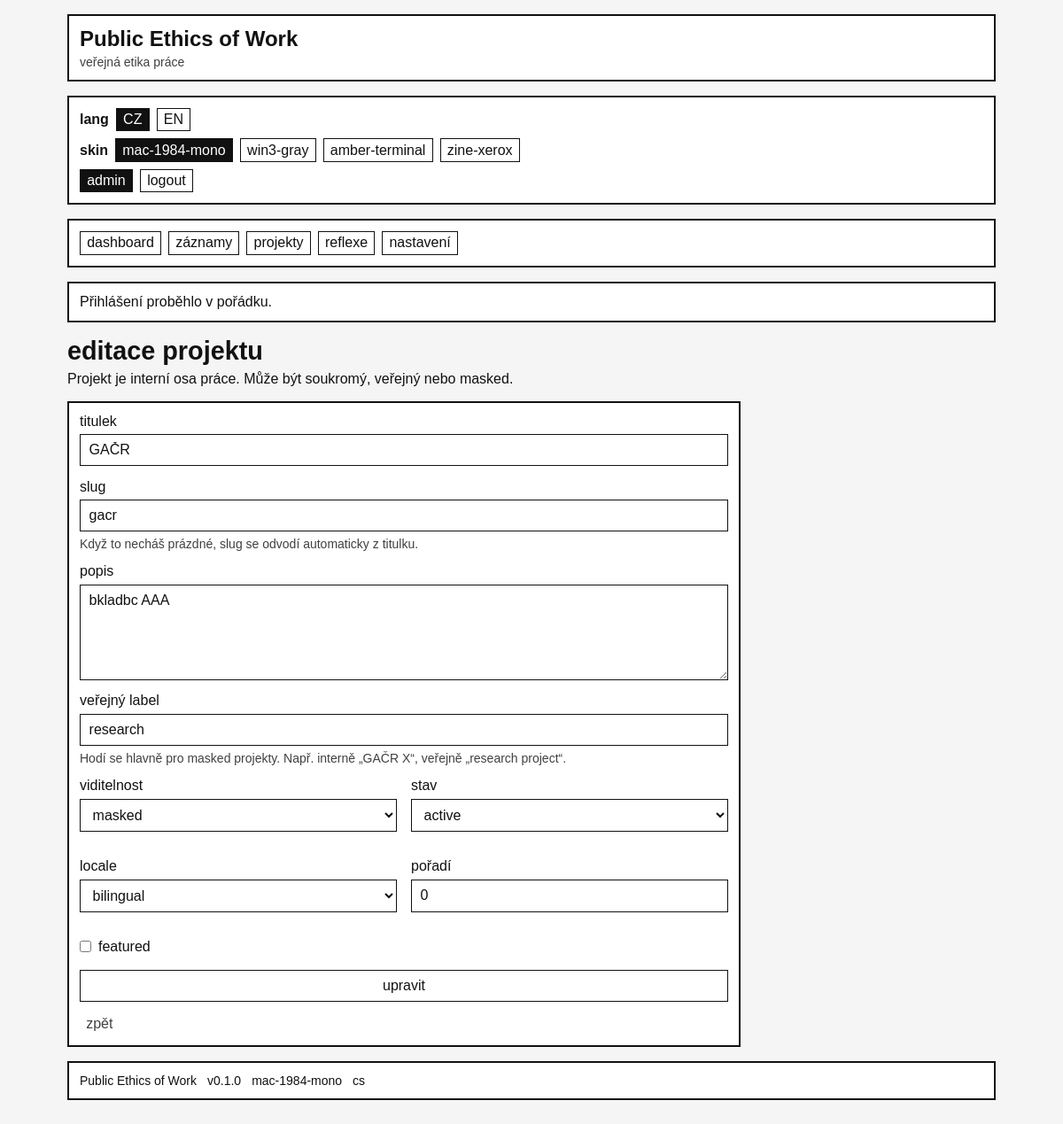
/admin/project/1/edit (signed in), run on the app's committed database.
### tables this page shows
CREATE TABLE projects (
    id INTEGER PRIMARY KEY AUTOINCREMENT,
    title VARCHAR(255) NOT NULL,
    slug VARCHAR(255) NOT NULL UNIQUE,
    description TEXT,
    public_label VARCHAR(255),
    visibility VARCHAR(20) NOT NULL DEFAULT 'private'
        CHECK (visibility IN ('private', 'public', 'masked')),
    status VARCHAR(20) NOT NULL DEFAULT 'active'
        CHECK (status IN ('active', 'paused', 'archived', 'completed')),
    locale VARCHAR(20) NOT NULL DEFAULT 'cs'
        CHECK (locale IN ('cs', 'en', 'bilingual')),
    is_featured INTEGER NOT NULL DEFAULT 0
        CHECK (is_featured IN (0, 1)),
    sort_order INTEGER NOT NULL DEFAULT 0,
    created_at DATETIME NOT NULL DEFAULT CURRENT_TIMESTAMP,
    updated_at DATETIME NOT NULL DEFAULT CURRENT_TIMESTAMP
);

### app/Core/View.php (called while the page is built, shortened)
<?php
class View
{
    public static function render(string $view, array $data = [], string|false $layout = 'layout'): void
    {
        $viewFile = views_path($view . '.php');
        $content = self::capture($viewFile, $data);
    }
    protected static function capture(string $file, array $data = []): string
    {
        extract($data, EXTR_SKIP);
        require $file;
        return (string) ob_get_clean();
    }
}

### app/Controllers/ProjectController.php (called while the page is built, shortened)
<?php
class ProjectController
{
    public static function edit(array $params): void
    {
        $project = self::findProject((int) ($params['id'] ?? 0));
        View::render('admin/projects/form', [
            'page_title' => t('page.admin_project_edit_title'),
            'mode' => 'edit',
            'project' => $project,
            'visibility_options' => self::visibilityOptions(),
            'status_options' => self::statusOptions(),
            'locale_options' => self::localeOptions(),
        ]);
    }
    protected static function findProject(int $id): ?array
    {
        return DB::selectOne(
            'SELECT * FROM projects WHERE id = :id LIMIT 1',
            ['id' => $id]
        );
    }
    protected static function visibilityOptions(): array
    {
        return [
            'private' => 'private',
            'public' => 'public',
            'masked' => 'masked',
        ];
    }
    protected static function statusOptions(): array
    {
        return [
            'active' => 'active',
            'paused' => 'paused',
            'archived' => 'archived',
            'completed' => 'completed',
        ];
    }
    protected static function localeOptions(): array
    {
        return [
            'cs' => 'cs',
            'en' => 'en',
            'bilingual' => 'bilingual',
        ];
    }
}

### public/index.php (called while the page is built, shortened)
<?php
require_once dirname(__DIR__) . '/app/Helpers/helpers.php';
spl_autoload_register(function (string $class): void {
    $prefix = 'App\\';
    $relativeClass = substr($class, strlen($prefix));
    $file = app_path(str_replace('\\', DIRECTORY_SEPARATOR, $relativeClass) . '.php');
});
Router::dispatch();

### app/Helpers/helpers.php (called while the page is built, shortened)
<?php
if (!function_exists('data_get')) {
    function data_get(array $array, ?string $key, mixed $default = null): mixed
    {
        $segments = explode('.', $key);
        $value = $array;
        foreach ($segments as $segment) {
            $value = $value[$segment];
        }
        return $value;
    }
}
if (!function_exists('base_path')) {
    function base_path(string $path = ''): string
    {
        $base = dirname(__DIR__, 2);
        return $path ? $base . DIRECTORY_SEPARATOR . ltrim($path, DIRECTORY_SEPARATOR) : $base;
    }
}
if (!function_exists('app_path')) {
    function app_path(string $path = ''): string
    {
        return base_path('app' . ($path ? DIRECTORY_SEPARATOR . $path : ''));
    }
}
if (!function_exists('config')) {
    function config(?string $key = null, mixed $default = null): mixed
    {
        $config = App::get('config', []);
        return data_get($config, $key, $default);
    }
}
if (!function_exists('t')) {
    function t(string $key, ?string $fallback = null): string
    {
        return Lang::get($key, $fallback);
    }
}
if (!function_exists('e')) {
    function e(?string $value): string
    {
        return htmlspecialchars((string) $value, ENT_QUOTES, 'UTF-8');
    }
}
if (!function_exists('base_url')) {
    function base_url(string $path = ''): string
    {
        $base = rtrim(str_replace('\\', '/', dirname($_SERVER['SCRIPT_NAME'] ?? '')), '/');
        if ($path === '') {
            return $base ?: '/';
        }
        if (str_starts_with($path, '?')) {
            return ($base ?: '') . '/' . ltrim($path, '/');
        }
        return ($base ?: '') . '/' . ltrim($path, '/');
    }
}
if (!function_exists('url')) {
    function url(string $path = ''): string
    {
        return base_url($path);
    }
}
if (!function_exists('routes')) {
    function routes(): array
    {
        return config('routes', []);
    }
}
if (!function_exists('find_route')) {
    function find_route(string $name): ?array
    {
        foreach (routes() as $route) {
            if (($route['name'] ?? null) === $name) {
                return $route;
            }
        }
        return null;
    }
}
if (!function_exists('route_url')) {
    function route_url(string $name, array $params = []): string
    {
        $route = find_route($name);
        $path = $route['path'];
        $path = preg_replace_callback(
            '#\{([a-zA-Z_][a-zA-Z0-9_]*)\}#',
            static function (array $matches) use ($params) {
                $key = $matches[1];
                return isset($params[$key]) ? rawurlencode((string) $params[$key]) : $matches[0];
            },
            $path
        );
        return url(ltrim($path, '/'));
    }
}
if (!function_exists('old')) {
    function old(string $key, mixed $default = ''): mixed
    {
        return $_SESSION['_old'][$key] ?? $default;
    }
}

### app/Core/App.php (called while the page is built, shortened)
<?php
class App
{
    protected static array $store = [];
    public static function set(string $key, mixed $value): void
    {
        self::$store[$key] = $value;
    }
    public static function get(string $key, mixed $default = null): mixed
    {
        return self::$store[$key] ?? $default;
    }
}

### app/Core/DB.php (called while the page is built, shortened)
<?php
class DB
{
    protected static ?PDO $pdo = null;
    public static function connection(): PDO
    {
        $default = config('database.default', 'sqlite');
        $config = config('database.connections.' . $default);
        try {
            if ($default === 'sqlite') {
                $databasePath = $config['database'] ?? base_path('database/worklog.sqlite');
                $dir = dirname($databasePath);
                $dsn = 'sqlite:' . $databasePath;
                self::$pdo = new PDO($dsn, null, null, self::sqliteOptions());
                self::$pdo->exec('PRAGMA foreign_keys = ON');
            }
        } catch (PDOException $e) {
            throw new RuntimeException('Database connection failed: ' . $e->getMessage(), 0, $e);
        }
        return self::$pdo;
    }
    public static function selectOne(string $sql, array $params = []): ?array
    {
        $stmt = self::connection()->prepare($sql);
        $stmt->execute($params);
        $row = $stmt->fetch();
        return $row === false ? null : $row;
    }
    protected static function baseOptions(): array
    {
        return [
            PDO::ATTR_ERRMODE => PDO::ERRMODE_EXCEPTION,
            PDO::ATTR_DEFAULT_FETCH_MODE => PDO::FETCH_ASSOC,
            PDO::ATTR_EMULATE_PREPARES => false,
        ];
    }
    protected static function sqliteOptions(): array
    {
        return self::baseOptions();
    }
}

### app/Core/Lang.php (called while the page is built, shortened)
<?php
class Lang
{
    public static function get(string $key, ?string $fallback = null): string
    {
        $translations = App::get('lang', []);
        if (array_key_exists($key, $translations)) {
            return (string) $translations[$key];
        }
        return $fallback ?? $key;
    }
}

### app/Views/admin/projects/form.php (the view)
<?php
$isEdit = ($mode ?? 'create') === 'edit';
$formAction = $isEdit
    ? route_url('admin.projects.update', ['id' => $project['id']])
    : route_url('admin.projects.store');
$projectData = [
    'title' => old('title', $project['title'] ?? ''),
    'slug' => old('slug', $project['slug'] ?? ''),
    'description' => old('description', $project['description'] ?? ''),
    'public_label' => old('public_label', $project['public_label'] ?? ''),
    'visibility' => old('visibility', $project['visibility'] ?? 'private'),
    'status' => old('status', $project['status'] ?? 'active'),
    'locale' => old('locale', $project['locale'] ?? 'cs'),
    'sort_order' => old('sort_order', (string) ($project['sort_order'] ?? 0)),
];
$featuredChecked = old(
    'is_featured',
    (int) ($project['is_featured'] ?? 0) === 1 ? '1' : ''
);
?>
<section class="page-section">
    <header class="page-header">
        <h1><?php echo e($page_title ?? ($isEdit ? t('page.admin_project_edit_title') : t('page.admin_project_create_title'))); ?></h1>
        <p class="page-lead">
            Projekt je interní osa práce. Může být soukromý, veřejný nebo masked.
        </p>
    </header>
    <article class="card admin-form-card">
        <form method="post" action="<?php echo e($formAction); ?>">
            <div class="form-row">
                <label for="title"><?php echo e(t('label.title')); ?></label>
                <input type="text" id="title" name="title" value="<?php echo e($projectData['title']); ?>" required>
            </div>
            <div class="form-row">
                <label for="slug">slug</label>
                <input type="text" id="slug" name="slug" value="<?php echo e($projectData['slug']); ?>">
                <div class="help-line">
                    Když to necháš prázdné, slug se odvodí automaticky z titulku.
                </div>
            </div>
            <div class="form-row">
                <label for="description"><?php echo e(t('label.description')); ?></label>
                <textarea id="description" name="description" rows="5"><?php echo e($projectData['description']); ?></textarea>
            </div>
            <div class="form-row">
                <label for="public_label"><?php echo e(t('label.public_label')); ?></label>
                <input type="text" id="public_label" name="public_label" value="<?php echo e($projectData['public_label']); ?>">
                <div class="help-line">
                    Hodí se hlavně pro masked projekty. Např. interně „GAČR X“, veřejně „research project“.
                </div>
            </div>
            <div class="grid grid-2">
                <div class="form-row">
                    <label for="visibility"><?php echo e(t('label.visibility')); ?></label>
                    <select id="visibility" name="visibility" required>
                        <?php foreach ($visibility_options as $value => $label): ?>
                            <option value="<?php echo e($value); ?>" <?php echo $projectData['visibility'] === $value ? 'selected' : ''; ?>>
                                <?php echo e($label); ?>
                            </option>
                        <?php endforeach; ?>
                    </select>
                </div>
                <div class="form-row">
                    <label for="status"><?php echo e(t('label.status')); ?></label>
                    <select id="status" name="status" required>
                        <?php foreach ($status_options as $value => $label): ?>
                            <option value="<?php echo e($value); ?>" <?php echo $projectData['status'] === $value ? 'selected' : ''; ?>>
                                <?php echo e($label); ?>
                            </option>
                        <?php endforeach; ?>
                    </select>
                </div>
            </div>
            <div class="grid grid-2">
                <div class="form-row">
                    <label for="locale">locale</label>
                    <select id="locale" name="locale" required>
                        <?php foreach ($locale_options as $value => $label): ?>
                            <option value="<?php echo e($value); ?>" <?php echo $projectData['locale'] === $value ? 'selected' : ''; ?>>
                                <?php echo e($label); ?>
                            </option>
                        <?php endforeach; ?>
                    </select>
                </div>
                <div class="form-row">
                    <label for="sort_order"><?php echo e(t('label.sort_order')); ?></label>
                    <input type="number" id="sort_order" name="sort_order" value="<?php echo e((string) $projectData['sort_order']); ?>" min="0" step="1">
                </div>
            </div>
            <div class="form-row checkbox-row">
                <label class="checkbox-label">
                    <input type="checkbox" name="is_featured" value="1" <?php echo $featuredChecked ? 'checked' : ''; ?>>
                    <?php echo e(t('label.is_featured')); ?>
                </label>
            </div>
            <div class="form-actions">
                <button type="submit"><?php echo e($isEdit ? t('action.update') : t('action.save')); ?></button>
                <a href="<?php echo e(route_url('admin.projects.index')); ?>" class="button-link secondary-link">
                    <?php echo e(t('action.back')); ?>
                </a>
            </div>
        </form>
    </article>
</section>

### app/Core/Router.php (shortened to what this page needs)
<?php
class Router
{
    public static function dispatch(): void
    {
        $method = strtoupper($_SERVER['REQUEST_METHOD'] ?? 'GET');
        $uri = $_SERVER['REQUEST_URI'] ?? '/';
        $path = self::normalizePath((string) parse_url($uri, PHP_URL_PATH));
        $routes = config('routes', []);
        foreach ($routes as $route) {
            if (strtoupper($route['method']) !== $method) {
                continue;
            }
            $params = self::match($route['path'], $path);
            if ($params === null) {
                continue;
            }
            if (!empty($route['handler'])) {
                self::runHandler($route, $params);
                return;
            }
            return;
        }
    }
    protected static function runHandler(array $route, array $params = []): void
    {
        $handler = $route['handler'];
        [$class, $method] = $handler;
        call_user_func([$class, $method], $params);
    }
    protected static function match(string $routePath, string $requestPath): ?array
    {
        $pattern = preg_replace_callback(
            '#\{([a-zA-Z_][a-zA-Z0-9_]*)\}#',
            static fn(array $matches) => '(?P<' . $matches[1] . '>[^/]+)',
            $routePath
        );
        $pattern = '#^' . rtrim($pattern, '/') . '$#';
        if ($routePath === '/') {
            $pattern = '#^/$#';
        }
        if (!preg_match($pattern, $requestPath, $matches)) {
            return null;
        }
        $params = [];
        foreach ($matches as $key => $value) {
            if (!is_int($key)) {
                $params[$key] = $value;
            }
        }
        return $params;
    }
    protected static function normalizePath(string $path): string
    {
        $path = '/' . trim($path, '/');
        return $path === '//' ? '/' : $path;
    }
}

### data on the page
projects: title "GAČR", slug "gacr", description "bkladbc AAA", public_label "research", sort_order "0"

### other printed values
$skin "mac-1984-mono"
$skin "win3-gray"
$skin "amber-terminal"
$skin "zine-xerox"
t($item['label_key']) "dashboard"
t($item['label_key']) "záznamy"
t($item['label_key']) "projekty"
t($item['label_key']) "reflexe"
t($item['label_key']) "nastavení"
form field visibility "masked"
form field status "active"
form field locale "bilingual"
